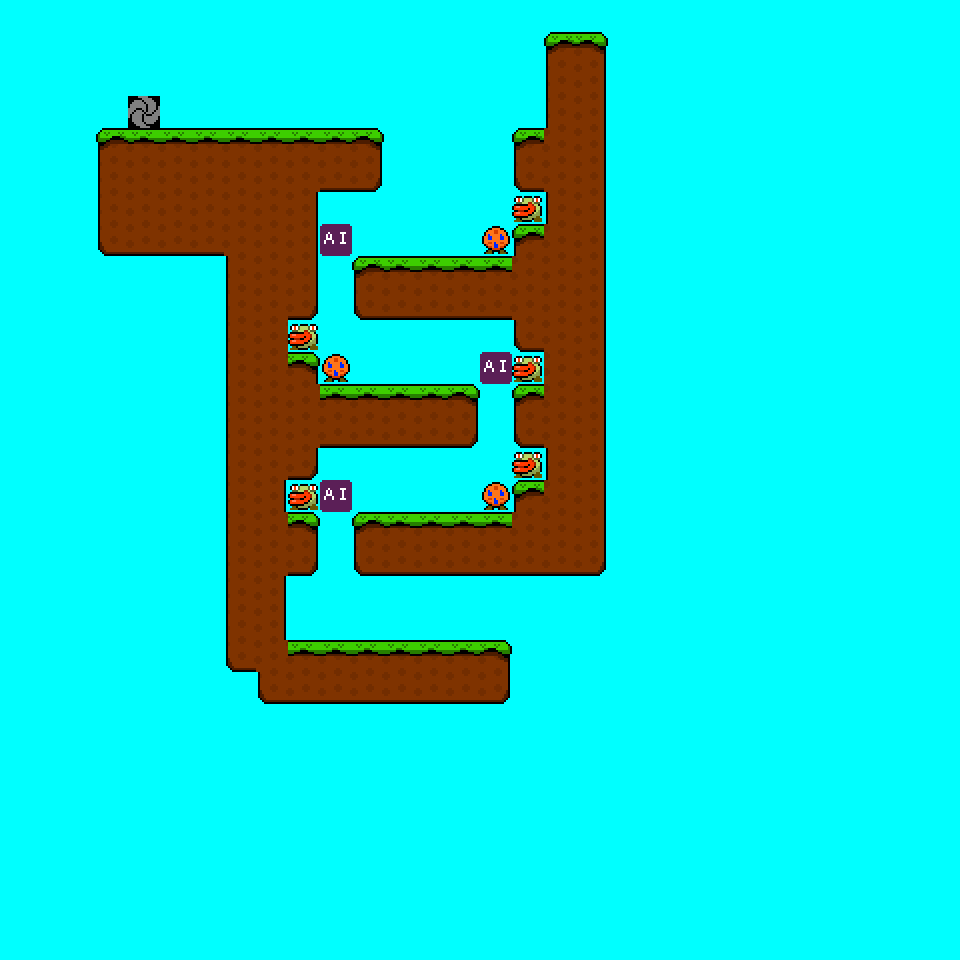

Rendered tile map (Tiled .tmx) drawn with the repository's tilesets; below, a short description and the map source with its tile grids summarised:
An orthogonal 30x30 tile map with 32x32 px tiles, 2 tile layers (Tile Layer 1, Tile Layer 2) and 2 objects.

<map version="1.0" orientation="orthogonal" renderorder="right-down" width="30" height="30" tilewidth="32" tileheight="32" nextobjectid="3">
 <tileset firstgid="1" name="World1Tiles" tilewidth="32" tileheight="32" tilecount="75">
  <image source="World1Tiles.png" width="480" height="160" />
 </tileset>
 <layer name="Tile Layer 1" width="30" height="30">
  <data>[900 cells, 900 non-empty, 10 distinct tile ids]</data>
 </layer>
 <layer name="Tile Layer 2" width="30" height="30">
  <data>[900 cells, 12 non-empty, 4 distinct tile ids]</data>
 </layer>
 <objectgroup name="Object Layer 1">
  <object id="1" gid="1073741826" x="128" y="128" width="32" height="32">
   <properties>
    <property name="map" value="Stage1-1" />
    <property name="type" value="portal" />
   </properties>
  </object>
  <object id="2" gid="1073741826" x="384" y="640" width="32" height="32">
   <properties>
    <property name="map" value="Stage1-1" />
    <property name="type" value="portal" />
   </properties>
  </object>
 </objectgroup>
</map>
